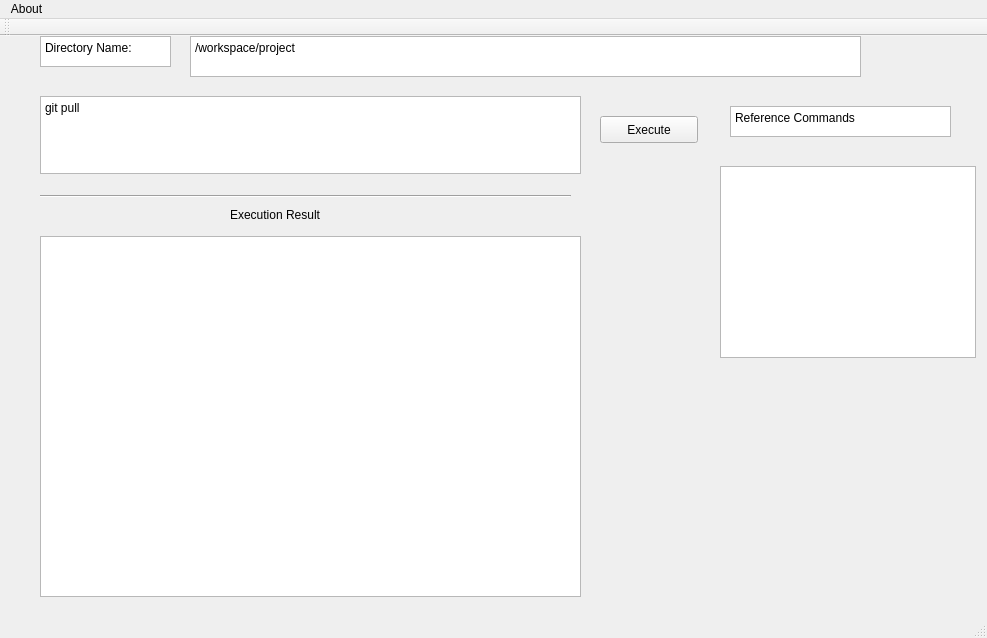
<?xml version="1.0" encoding="UTF-8"?>
<ui version="4.0">
 <class>MainWindow</class>
 <widget class="QMainWindow" name="MainWindow">
  <property name="geometry">
   <rect>
    <x>0</x>
    <y>0</y>
    <width>987</width>
    <height>638</height>
   </rect>
  </property>
  <property name="windowTitle">
   <string>MainWindow</string>
  </property>
  <widget class="QWidget" name="centralWidget">
   <widget class="QListView" name="listView">
    <property name="geometry">
     <rect>
      <x>720</x>
      <y>130</y>
      <width>256</width>
      <height>192</height>
     </rect>
    </property>
   </widget>
   <widget class="QPushButton" name="pushButton">
    <property name="geometry">
     <rect>
      <x>600</x>
      <y>80</y>
      <width>98</width>
      <height>27</height>
     </rect>
    </property>
    <property name="text">
     <string>Execute</string>
    </property>
   </widget>
   <widget class="QPlainTextEdit" name="plainTextEdit">
    <property name="geometry">
     <rect>
      <x>190</x>
      <y>0</y>
      <width>671</width>
      <height>41</height>
     </rect>
    </property>
    <property name="plainText">
     <string>/workspace/project</string>
    </property>
   </widget>
   <widget class="Line" name="line">
    <property name="geometry">
     <rect>
      <x>40</x>
      <y>150</y>
      <width>531</width>
      <height>20</height>
     </rect>
    </property>
    <property name="orientation">
     <enum>Qt::Horizontal</enum>
    </property>
   </widget>
   <widget class="QPlainTextEdit" name="plainTextEdit_2">
    <property name="geometry">
     <rect>
      <x>40</x>
      <y>0</y>
      <width>131</width>
      <height>31</height>
     </rect>
    </property>
    <property name="plainText">
     <string>Directory Name:</string>
    </property>
   </widget>
   <widget class="QPlainTextEdit" name="plainTextEdit_3">
    <property name="geometry">
     <rect>
      <x>40</x>
      <y>60</y>
      <width>541</width>
      <height>78</height>
     </rect>
    </property>
    <property name="plainText">
     <string>git pull</string>
    </property>
   </widget>
   <widget class="QPlainTextEdit" name="plainTextEdit_4">
    <property name="geometry">
     <rect>
      <x>730</x>
      <y>70</y>
      <width>221</width>
      <height>31</height>
     </rect>
    </property>
    <property name="plainText">
     <string>Reference Commands</string>
    </property>
   </widget>
   <widget class="QPlainTextEdit" name="plainTextEdit_5">
    <property name="geometry">
     <rect>
      <x>40</x>
      <y>200</y>
      <width>541</width>
      <height>361</height>
     </rect>
    </property>
   </widget>
   <widget class="QLabel" name="label">
    <property name="geometry">
     <rect>
      <x>230</x>
      <y>170</y>
      <width>161</width>
      <height>17</height>
     </rect>
    </property>
    <property name="text">
     <string>Execution Result</string>
    </property>
   </widget>
  </widget>
  <widget class="QMenuBar" name="menuBar">
   <property name="geometry">
    <rect>
     <x>0</x>
     <y>0</y>
     <width>987</width>
     <height>25</height>
    </rect>
   </property>
   <widget class="QMenu" name="menuAbout">
    <property name="title">
     <string>About</string>
    </property>
    <addaction name="actionVersion"/>
   </widget>
   <addaction name="menuAbout"/>
  </widget>
  <widget class="QToolBar" name="mainToolBar">
   <attribute name="toolBarArea">
    <enum>TopToolBarArea</enum>
   </attribute>
   <attribute name="toolBarBreak">
    <bool>false</bool>
   </attribute>
  </widget>
  <widget class="QStatusBar" name="statusBar"/>
  <action name="actionVersion">
   <property name="text">
    <string>Version</string>
   </property>
  </action>
 </widget>
 <layoutdefault spacing="6" margin="11"/>
 <resources/>
 <connections/>
</ui>
